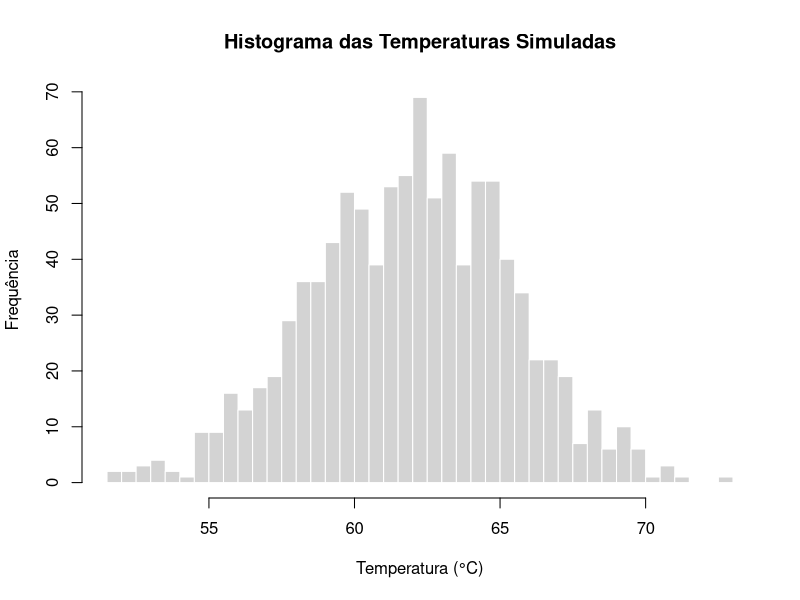
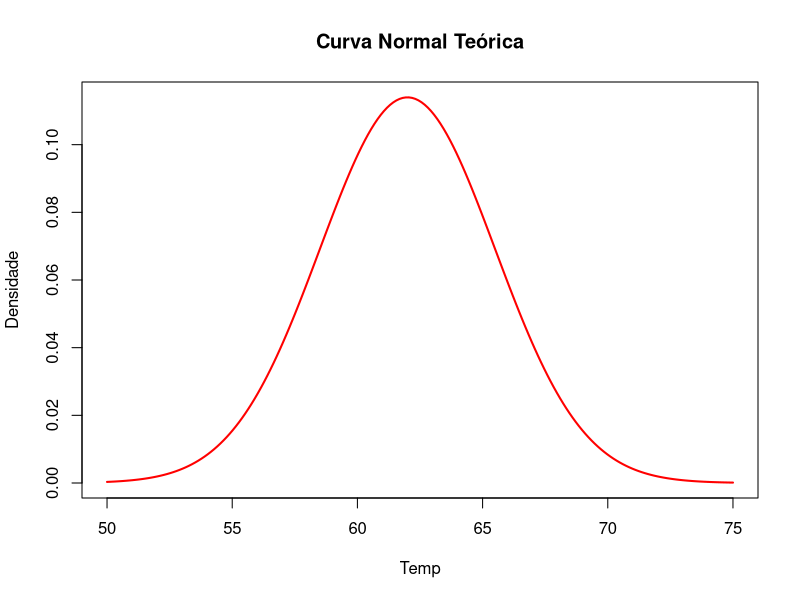
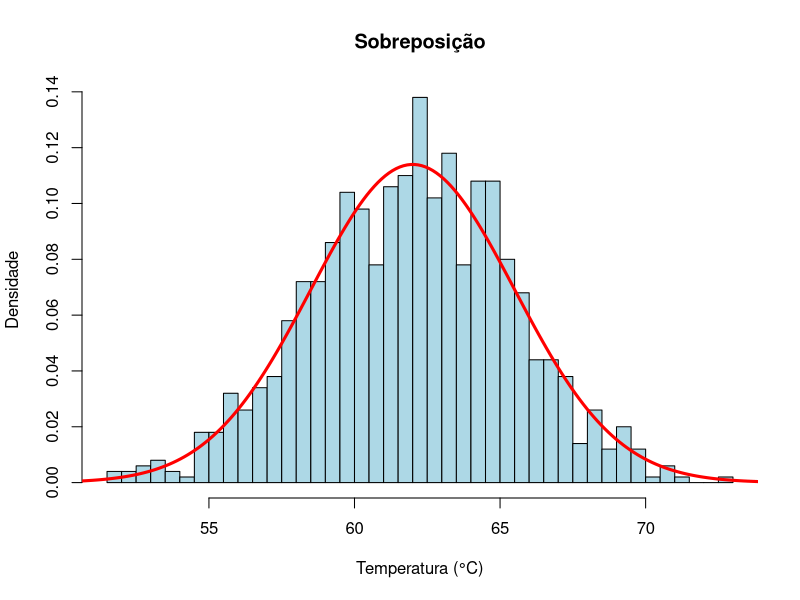

Source code (R) for these figures, in order:
    setwd("C:/Users/savli/Documents/GitHub/Homework_02")
    #Questão 3
    #--------------- QUESTÃO 3.1 ---------------#
    
    gerar_temp <- function(n){ # Função que vai gerar os valores empíricos
      n_pares <- n/2
      
      u1 = runif(n_pares)
      u2 = runif(n_pares)
    
      z1 = sqrt(-2 * log(u1)) * cos(2 * pi * u2) 
      z2 = sqrt(-2 * log(u1)) * sin(2 * pi * u2)
      
      z <- c(z1,z2) # Concatenação dos vetores
      temp <- 62 + 3.5*z
      return(temp)
    }
    
    #--------------- QUESTÃO 3.2 ---------------#
    
    #Dados gerados a partir da Função Box-Muller
    dados_box <- gerar_temp(1000)
    head(dados_box)
    
    #Dados gerados a partir da Função rnorm
    dados_r <- rnorm(n = 1000,mean = 62,sd = 3.5)
    head(dados_r)
    
    #--------------- QUESTÃO 3.3 ---------------#
    
    # Estatísticas para o seu método (Box-Muller) - EMPÍRICO
    # Estatísticas para o método do R (rnorm) - TEÓRICO
    
    # a)Mean: 
    media_empirica <- mean(dados_box)
    media_teorico <-mean(dados_r)
    
    # b)Desvio Padrão:
    desvio_empirico <- sd(dados_box)
    desvio_teorico <- sd(dados_r)
    
    # c)Max:
    min_empirico <- min(dados_box)
    min_teorico <- min(dados_r)
    
    #c)Min:
    max_empirico <- max(dados_box)
    max_teorico <- max(dados_r)
    
    # d)P(T > 68):
    pd_empirica <- mean(dados_box > 68) #Média dos valores maiores que 68
    pd_teorico <- 1 - pnorm(q = 68,mean = 62,sd = 3.5) # P(T > 68) = 1 - P(T <= 68)
    
    
    # e)P(60 < T < 65):
    pe_empirica <- mean(dados_box > 60 & dados_box < 65) #Média dos valores no intervalo
    pe_teorico <- pnorm(q = 65,mean = 62,sd = 3.5) - pnorm(q = 60,mean = 62,sd = 3.5)
    #P(60 < T < 65) = P(T <= 65) - P(T <= 60)
    
    # f)Existe T > 75 ?
    pf_empirica <- sum(dados_box > 75) #Número de valores maiores que 75 (igual a zero.)
    # f)P(T > 75):
    pf_teorico <- 1 - pnorm(q = 75,mean = 62,sd = 3.5) ## P(T > 75) = 1 - P(T <= 75)
   
    #--------------- QUESTÃO 3.4 ---------------#
    
    # (a) Histograma apenas com os dados simulados
    hist(dados_box, 
         breaks = 30, 
         col = "lightgray", 
         border = "white",
         main = "Histograma das Temperaturas Simuladas", 
         xlab = "Temperatura (°C)", 
         ylab = "Frequência")
    
    # Gráfico da normal isolada (Curva Clássica)
    x_curva <- seq(50, 75, length = 200)
    y_curva <- dnorm(x_curva, mean = 62, sd = 3.5)
    plot(x_curva, y_curva, type = "l", col = "red", lwd = 2,
         main = "Curva Normal Teórica", xlab = "Temp", ylab = "Densidade")
    
    # (b) PDF Teórica sobreposta ao Histograma
    hist(dados_box, 
         breaks = 30, 
         probability = TRUE, 
         col = "lightblue", 
         main = "Sobreposição", 
         xlab = "Temperatura (°C)", ylab = "Densidade")
    
    lines(x_curva, y_curva, col = "red", lwd = 3) # Linhas da Normal
